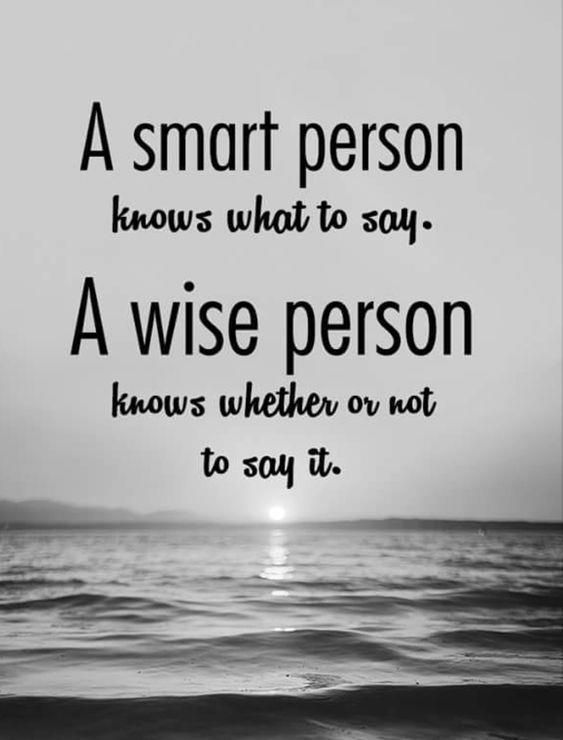
#> input picture *FINAL* TestingImageRecognition/scripts/test_folder/image2.jpeg, 563 x 740 px
$ python thresholdDistortion.py
#> lines starting #> are read from the running program, lines starting #| are printed output that depends on the picture; after the words box and inside, x2 and y2 are one past the last pixel; in counts of white or black regions, pixels touching at a corner belong together
import cv2
import pytesseract
import numpy as np
from imutils.perspective import four_point_transform

pytesseract.pytesseract.tesseract_cmd = r'/usr/local/Cellar/tesseract/4.1.1/bin/tesseract'

# Load image, convert to HSV, color threshold to get mask
image = cv2.imread('test_folder/image2.jpeg')
#> image is the input picture: shape (740, 563, 3); min 0, max 255, mean 164.1

# ************************************************************************
# Value calculation
def nothing(x):
    pass


# Create a window
cv2.namedWindow('image')

# Create trackbars for color change
# Hue is from 0-179 for Opencv
cv2.createTrackbar('HMin', 'image', 0, 179, nothing)
cv2.createTrackbar('SMin', 'image', 0, 255, nothing)
cv2.createTrackbar('VMin', 'image', 0, 255, nothing)
cv2.createTrackbar('HMax', 'image', 0, 179, nothing)
cv2.createTrackbar('SMax', 'image', 0, 255, nothing)
cv2.createTrackbar('VMax', 'image', 0, 255, nothing)

# Set default value for Max HSV trackbars
cv2.setTrackbarPos('HMax', 'image', 179)
cv2.setTrackbarPos('SMax', 'image', 255)
cv2.setTrackbarPos('VMax', 'image', 255)

# Initialize HSV min/max values
hMin = sMin = vMin = hMax = sMax = vMax = 0
phMin = psMin = pvMin = phMax = psMax = pvMax = 0

# [36 lines of commented-out code are left out]

hsv = cv2.cvtColor(image, cv2.COLOR_BGR2HSV)
#> hsv: shape (740, 563, 3); mean H, S, V 0, 0, 164.1
lower = np.array([0, 0, 0])
upper = np.array([100, 175, 110])
mask = cv2.inRange(hsv, lower, upper)
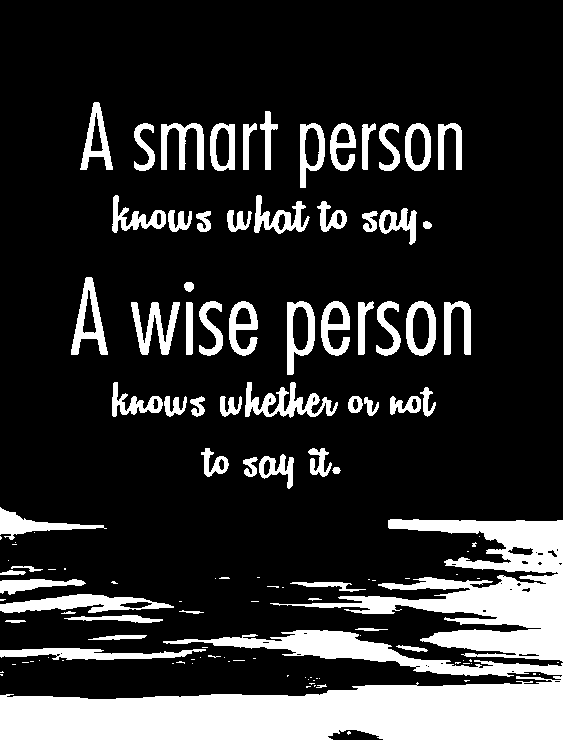
#> mask: shape (740, 563); 18.9% white; 129 white regions (64 under 20 px), largest, box (x1, y1, x2, y2) and area: (0, 630, 563, 740) 32218, (270, 519, 563, 662) 15063, (0, 594, 174, 613) 1784

# Morph close to connect individual text into a single contour
kernel = cv2.getStructuringElement(cv2.MORPH_RECT, (5,5))
close = cv2.morphologyEx(mask, cv2.MORPH_CLOSE, kernel, iterations=3)
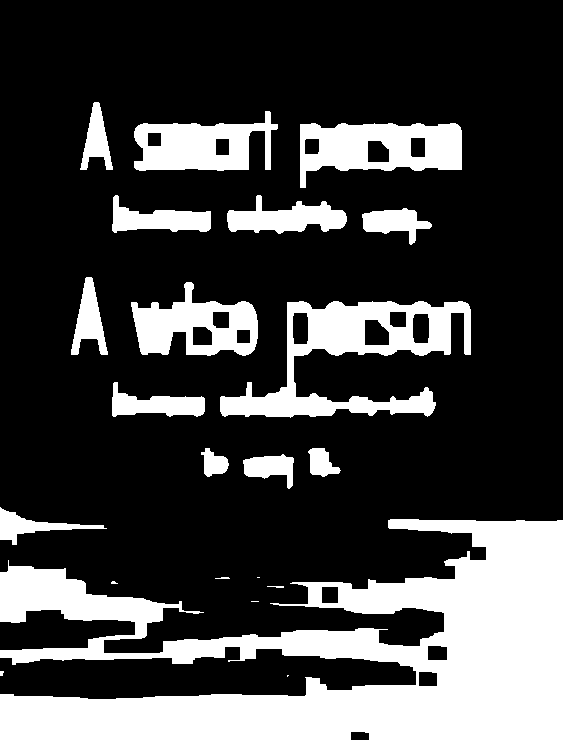
#> close: shape (740, 563); 25.5% white; 22 white regions (5 under 20 px)

# Find rotated bounding box then perspective transform
cnts = cv2.findContours(close, cv2.RETR_EXTERNAL, cv2.CHAIN_APPROX_SIMPLE)
#> cnts = 22 contours, 7 with area under 20; largest, box (x1, y1, x2, y2) and area: (0, 519, 563, 740) 63502, (220, 301, 471, 418) 12179, (300, 123, 462, 188) 7085, (131, 282, 258, 356) 5624, (134, 111, 278, 171) 5400
cnts = cnts[0] if len(cnts) == 2 else cnts[1]
rect = cv2.minAreaRect(cnts[0])
#> rect = ((287.2, 675.3), (1.41, 0.707), -45)
box = cv2.boxPoints(rect)
#> box = [[287, 676], [286.5, 675.5], [287.5, 674.5], [288, 675]]
box = np.int0(box)
#> box = [[287, 676], [286, 675], [287, 674], [288, 675]]
cv2.drawContours(image,[box],0,(36,255,12),2)
#> image: shape (740, 563, 3); 0.01% of pixels changed, all inside (x1, y1, x2, y2) = (285, 673, 290, 678)
warped = four_point_transform(255 - mask, box.reshape(4, 2))
#> warped = [255]

# OCR
#> (the run stopped early here; a loop or call above may not have finished)

$ run again, with *FINAL* TestingImageRecognition/scripts/test_folder/image11.jpeg copied over *FINAL* TestingImageRecognition/scripts/test_folder/image2.jpeg
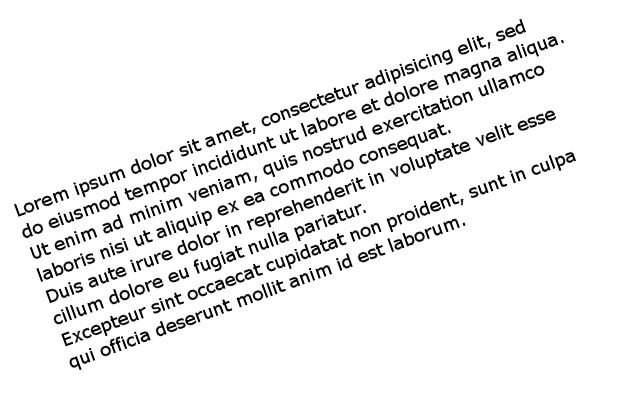
#> input picture *FINAL* TestingImageRecognition/scripts/test_folder/image11.jpeg, 640 x 400 px
#> image is the input picture: shape (400, 640, 3); min 0, max 255, mean 237.7
#> hsv: shape (400, 640, 3); mean H, S, V 0, 0, 237.7
#> `mask = cv2.inRange(hsv, lower, upper)`:
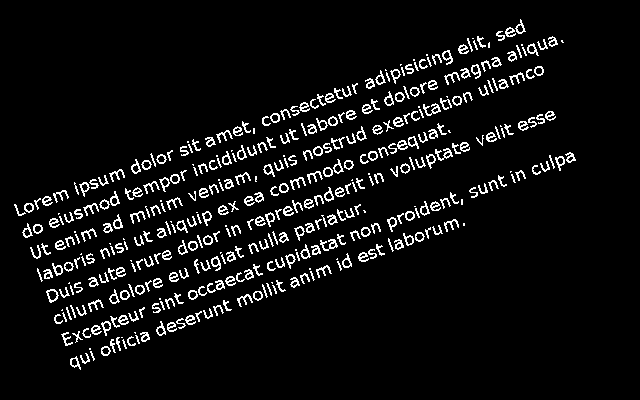
#> mask: shape (400, 640); 6.3% white in thin lines or dots, all inside (x1, y1, x2, y2) = (14, 19, 576, 370)
#> close: shape (400, 640); 23.7% white; 2 white regions
#> cnts = 2 contours; box (x1, y1, x2, y2) and area: (14, 19, 564, 370) 74765, (469, 152, 576, 198) 942
#> rect = ((520.5, 173.2), (112.5, 17.61), -17.43)
#> `box = cv2.boxPoints(rect)`: box = [[469.4, 198.4], [464.2, 181.6], [571.5, 147.9], [576.8, 164.7]]
#> `box = np.int0(box)`: box = [[469, 198], [464, 181], [571, 147], [576, 164]]
#> `cv2.drawContours(image,[box],0,(36,255,12),2)`:
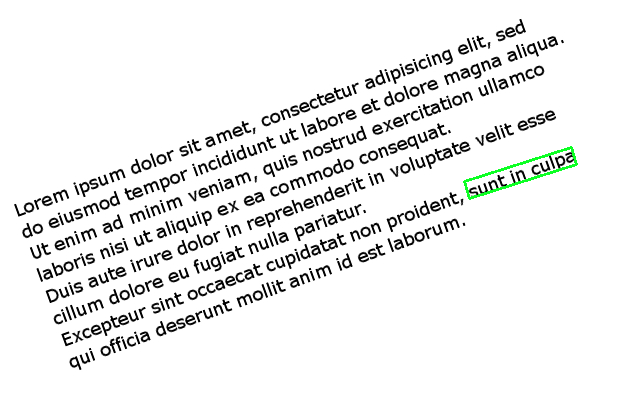
#> image: shape (400, 640, 3); 0.28% of pixels changed, all inside (x1, y1, x2, y2) = (463, 146, 578, 200)

$ run again, with *FINAL* TestingImageRecognition/scripts/test_folder/image13.jpeg copied over *FINAL* TestingImageRecognition/scripts/test_folder/image2.jpeg
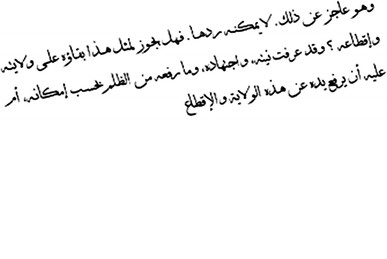
#> input picture *FINAL* TestingImageRecognition/scripts/test_folder/image13.jpeg, 387 x 259 px
#> image is the input picture: shape (259, 387, 3); min 0, max 255, mean 246.5
#> hsv: shape (259, 387, 3); mean H, S, V 0, 0, 246.5
#> `mask = cv2.inRange(hsv, lower, upper)`:
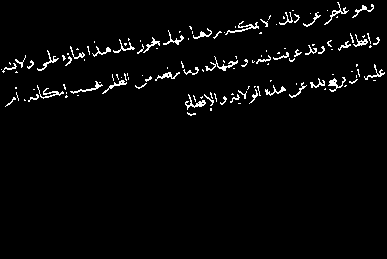
#> mask: shape (259, 387); 2.9% white in thin lines or dots, all inside (x1, y1, x2, y2) = (1, 2, 385, 116)
#> close: shape (259, 387); 8.3% white; 4 white regions
#> cnts = 4 contours; box (x1, y1, x2, y2) and area: (0, 0, 374, 73) 2987, (185, 64, 387, 116) 1838, (135, 33, 380, 89) 1649, (0, 73, 129, 107) 726
#> rect = ((63.71, 89.37), (130.7, 17.64), -7.63)
#> `box = cv2.boxPoints(rect)`: box = [[0.106, 106.8], [-2.24, 89.31], [127.3, 71.95], [129.7, 89.43]]
#> `box = np.int0(box)`: box = [[0, 106], [-2, 89], [127, 71], [129, 89]]
#> `cv2.drawContours(image,[box],0,(36,255,12),2)`:
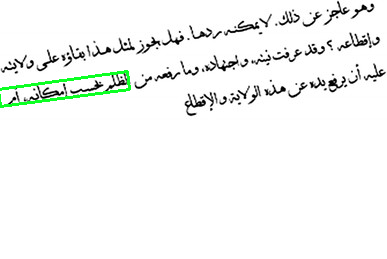
#> image: shape (259, 387, 3); 0.84% of pixels changed, all inside (x1, y1, x2, y2) = (0, 70, 131, 108)
